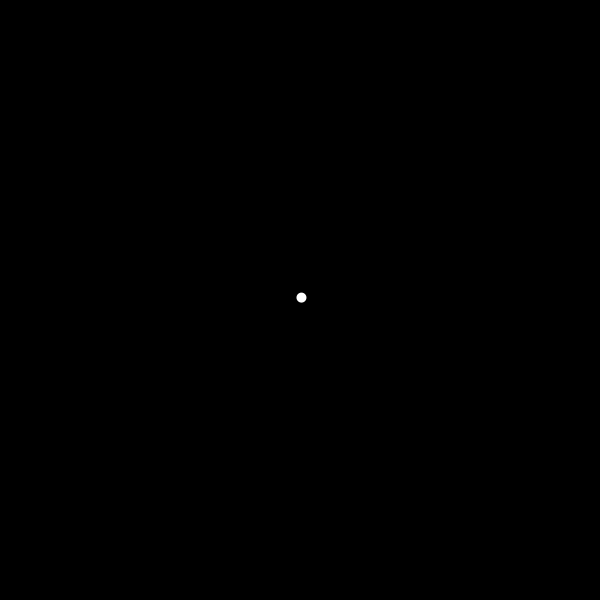
Frame 1 (no input)
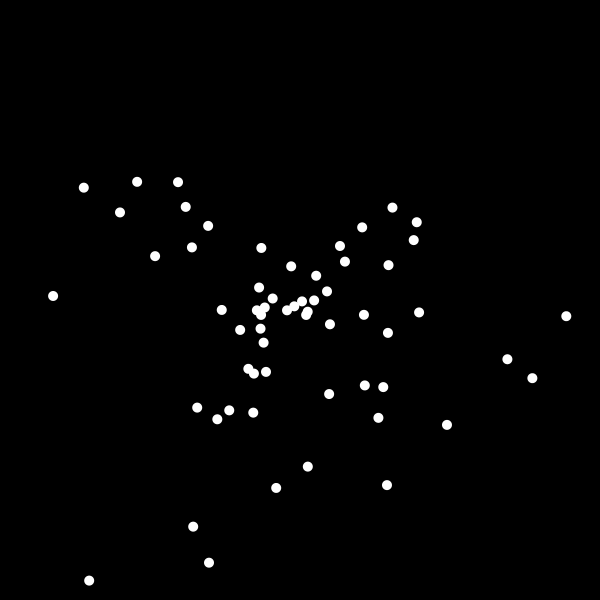
Frame 60 (the mouse pressed at the canvas centre just before this capture)
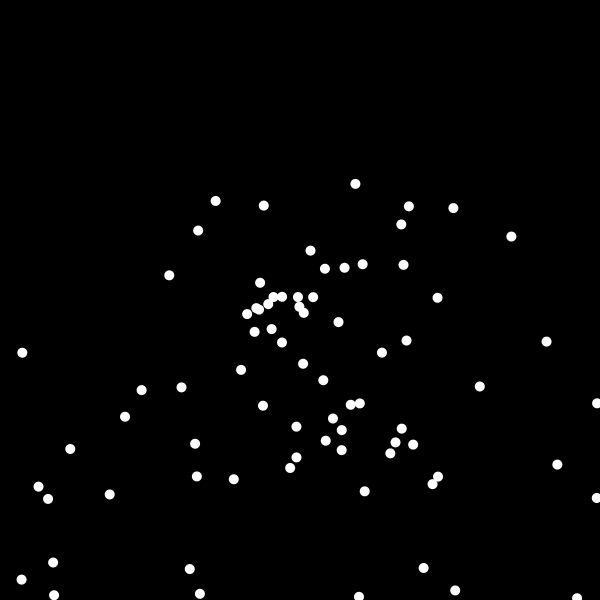
Frame 120 (the mouse held since frame 60 and released just before this capture)

The Processing sketch that drew these frames (run headless with seeded random() and noise(); from frame 60 on, the mouse is pressed at the canvas centre):

// Processing sketch: particle_wo_class_vel
// ── particle_wo_class_vel.pde
// 可変長配列でパーティクル（重力あり）

// 粒子の情報を覚えておくための配列
FloatList x;
FloatList y;
FloatList vx;
FloatList vy;

void setup() {
  size(600, 600);
  noStroke();
  fill(255);

  // 可変長配列を初期化
  x = new FloatList();
  y = new FloatList();
  vx = new FloatList();
  vy = new FloatList();
}

void draw() {
  background(0);

  // 新たな粒子を追加
  x.append(300);
  y.append(300);
  vx.append(random(-5, 5));
  vy.append(random(-5, 5));

  // ループ変数 i を 0 から個数ぶんまで増やしていく
  // ＝すべての粒子について処理する
  for (int i = 0; i < x.size(); i++) {
    // i番目の粒子の位置をずらす
    x.add(i, vx.get(i));
    y.add(i, vy.get(i));
    
    // Y方向の速度に重力をかける
    vy.add(i, 0.1);

    // i番目の粒子を描く
    ellipse(x.get(i), y.get(i), 10, 10);
  }
}
